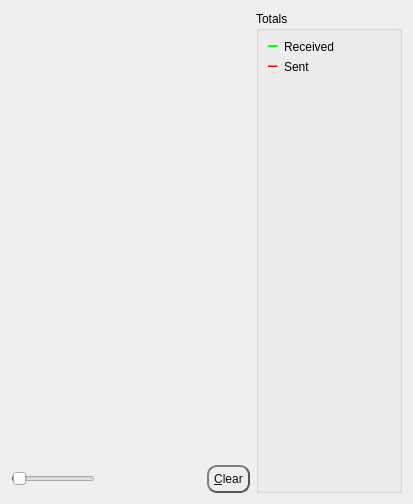
     <widget class="QWidget" name="tab_nettraffic">
      <attribute name="title">
       <string>&amp;Network Traffic</string>
      </attribute>
      <layout class="QHBoxLayout" name="horizontalLayout_3">
       <item>
        <layout class="QVBoxLayout" name="verticalLayout_4">
         <item>
          <widget class="TrafficGraphWidget" name="trafficGraph" native="true">
           <property name="sizePolicy">
            <sizepolicy hsizetype="Expanding" vsizetype="Expanding">
             <horstretch>0</horstretch>
             <verstretch>0</verstretch>
            </sizepolicy>
           </property>
          </widget>
         </item>
         <item>
          <layout class="QHBoxLayout" name="horizontalLayout_2">
           <item>
            <widget class="QSlider" name="sldGraphRange">
             <property name="minimum">
              <number>1</number>
             </property>
             <property name="maximum">
              <number>288</number>
             </property>
             <property name="pageStep">
              <number>12</number>
             </property>
             <property name="value">
              <number>6</number>
             </property>
             <property name="orientation">
              <enum>Qt::Horizontal</enum>
             </property>
            </widget>
           </item>
           <item>
            <widget class="QLabel" name="lblGraphRange">
             <property name="minimumSize">
              <size>
               <width>100</width>
               <height>0</height>
              </size>
             </property>
             <property name="alignment">
              <set>Qt::AlignCenter</set>
             </property>
            </widget>
           </item>
           <item>
            <widget class="QPushButton" name="btnClearTrafficGraph">
             <property name="styleSheet">
              <string notr="true">QPushButton {
color: #0F0F0F;
border: 2px solid #555;
border-radius: 10px;
border-style: outset;
background: qradialgradient(
cx: 0.3, cy: -0.4, fx: 0.3, fy: -0.4,
radius: 1.35, stop: 0 #d1d5db, stop: 1 #d1d5db
);
padding: 5px;
}

QPushButton:hover {
background: qradialgradient(
cx: 0.3, cy: -0.4, fx: 0.3, fy: -0.4,
radius: 1.35, stop: 0 #d1d5db, stop: 1 #d1d5db
);
}</string>
             </property>
             <property name="text">
              <string>&amp;Clear</string>
             </property>
             <property name="autoDefault">
              <bool>false</bool>
             </property>
            </widget>
           </item>
          </layout>
         </item>
        </layout>
       </item>
       <item>
        <layout class="QVBoxLayout" name="verticalLayout">
         <item>
          <widget class="QGroupBox" name="groupBox">
           <property name="title">
            <string>Totals</string>
           </property>
           <layout class="QVBoxLayout" name="verticalLayout_5">
            <item>
             <layout class="QHBoxLayout" name="horizontalLayout_4">
              <item>
               <widget class="Line" name="line">
                <property name="sizePolicy">
                 <sizepolicy hsizetype="Fixed" vsizetype="Fixed">
                  <horstretch>0</horstretch>
                  <verstretch>0</verstretch>
                 </sizepolicy>
                </property>
                <property name="minimumSize">
                 <size>
                  <width>10</width>
                  <height>0</height>
                 </size>
                </property>
                <property name="palette">
                 <palette>
                  <active>
                   <colorrole role="Light">
                    <brush brushstyle="SolidPattern">
                     <color alpha="255">
                      <red>0</red>
                      <green>255</green>
                      <blue>0</blue>
                     </color>
                    </brush>
                   </colorrole>
                  </active>
                  <inactive>
                   <colorrole role="Light">
                    <brush brushstyle="SolidPattern">
                     <color alpha="255">
                      <red>0</red>
                      <green>255</green>
                      <blue>0</blue>
                     </color>
                    </brush>
                   </colorrole>
                  </inactive>
                  <disabled>
                   <colorrole role="Light">
                    <brush brushstyle="SolidPattern">
                     <color alpha="255">
                      <red>0</red>
                      <green>255</green>
                      <blue>0</blue>
                     </color>
                    </brush>
                   </colorrole>
                  </disabled>
                 </palette>
                </property>
                <property name="orientation">
                 <enum>Qt::Horizontal</enum>
                </property>
               </widget>
              </item>
              <item>
               <widget class="QLabel" name="label_16">
                <property name="text">
                 <string>Received</string>
                </property>
               </widget>
              </item>
              <item>
               <widget class="QLabel" name="lblBytesIn">
                <property name="minimumSize">
                 <size>
                  <width>50</width>
                  <height>0</height>
                 </size>
                </property>
                <property name="alignment">
                 <set>Qt::AlignRight|Qt::AlignTrailing|Qt::AlignVCenter</set>
                </property>
               </widget>
              </item>
             </layout>
            </item>
            <item>
             <layout class="QHBoxLayout" name="horizontalLayout_5">
              <item>
               <widget class="Line" name="line_2">
                <property name="sizePolicy">
                 <sizepolicy hsizetype="Fixed" vsizetype="Fixed">
                  <horstretch>0</horstretch>
                  <verstretch>0</verstretch>
                 </sizepolicy>
                </property>
                <property name="minimumSize">
                 <size>
                  <width>10</width>
                  <height>0</height>
                 </size>
                </property>
                <property name="palette">
                 <palette>
                  <active>
                   <colorrole role="Light">
                    <brush brushstyle="SolidPattern">
                     <color alpha="255">
                      <red>255</red>
                      <green>0</green>
                      <blue>0</blue>
                     </color>
                    </brush>
                   </colorrole>
                  </active>
                  <inactive>
                   <colorrole role="Light">
                    <brush brushstyle="SolidPattern">
                     <color alpha="255">
                      <red>255</red>
                      <green>0</green>
                      <blue>0</blue>
                     </color>
                    </brush>
                   </colorrole>
                  </inactive>
                  <disabled>
                   <colorrole role="Light">
                    <brush brushstyle="SolidPattern">
                     <color alpha="255">
                      <red>255</red>
                      <green>0</green>
                      <blue>0</blue>
                     </color>
                    </brush>
                   </colorrole>
                  </disabled>
                 </palette>
                </property>
                <property name="orientation">
                 <enum>Qt::Horizontal</enum>
                </property>
               </widget>
              </item>
              <item>
               <widget class="QLabel" name="label_17">
                <property name="text">
                 <string>Sent</string>
                </property>
               </widget>
              </item>
              <item>
               <widget class="QLabel" name="lblBytesOut">
                <property name="minimumSize">
                 <size>
                  <width>50</width>
                  <height>0</height>
                 </size>
                </property>
                <property name="alignment">
                 <set>Qt::AlignRight|Qt::AlignTrailing|Qt::AlignVCenter</set>
                </property>
               </widget>
              </item>
             </layout>
            </item>
            <item>
             <spacer name="verticalSpacer_4">
              <property name="orientation">
               <enum>Qt::Vertical</enum>
              </property>
              <property name="sizeHint" stdset="0">
               <size>
                <width>20</width>
                <height>407</height>
               </size>
              </property>
             </spacer>
            </item>
           </layout>
          </widget>
         </item>
        </layout>
       </item>
      </layout>
     </widget>
